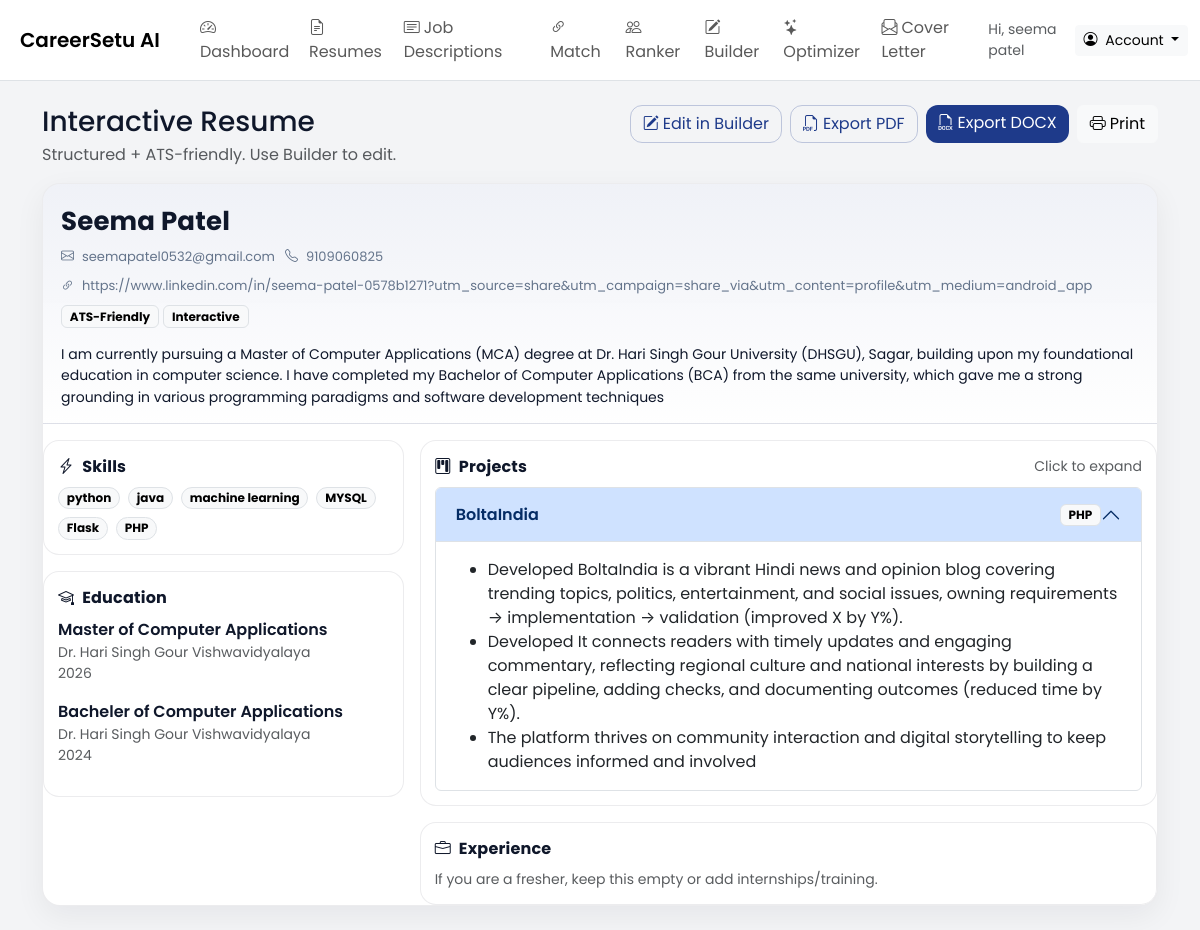
Screenshot of /builder/view (signed in) with the database file from the repository.
### app/models/user.py (models this page shows, shortened)
class User(UserMixin, db.Model):
    __tablename__ = "users"
    id = db.Column(db.Integer, primary_key=True)
    name = db.Column(db.String(120), nullable=False)
    email = db.Column(db.String(150), unique=True, nullable=False, index=True)
    password_hash = db.Column(db.String(255), nullable=False)

### app/routes/builder_routes.py (the view)
@builder_bp.route("/view")
@login_required
def view():
    profile = ResumeProfile.query.filter_by(user_id=current_user.id).first_or_404()
    embed = (request.args.get("embed") or "").strip() == "1"
    tpl = "builder/view_embed.html" if embed else "builder/view.html"
    return render_template(tpl, page_title="Interactive Resume", profile=profile)

### app/templates/builder/view.html
{% extends "base.html" %}
{% block content %}
{% set p = profile.profile_json or {} %}
{% set personal = p.get('personal', {}) %}
{% set skills = p.get('skills', []) %}
{% set edu = p.get('education', []) %}
{% set exp = p.get('experience', []) %}
{% set projects = p.get('projects', []) %}
<div class="d-flex align-items-start justify-content-between mb-3 flex-wrap gap-2">
  <div>
    <h3 class="mb-1">Interactive Resume</h3>
    <div class="text-muted">Structured + ATS-friendly. Use Builder to edit.</div>
  </div>
  <div class="d-flex gap-2 flex-wrap">
    <a class="btn btn-cs-outline" href="{{ url_for('builder.index') }}"><i class="bi bi-pencil-square me-1"></i>Edit in Builder</a>
    <a class="btn btn-cs-outline" href="{{ url_for('builder.export_pdf') }}"><i class="bi bi-filetype-pdf me-1"></i>Export PDF</a>
    <a class="btn btn-cs" href="{{ url_for('builder.export_docx') }}"><i class="bi bi-filetype-docx me-1"></i>Export DOCX</a>
    <button class="btn btn-light" onclick="window.print()"><i class="bi bi-printer me-1"></i>Print</button>
  </div>
</div>
{% include 'builder/_resume_body.html' %}
{% endblock %}

### app/templates/base.html (shortened to what this page needs)
<!doctype html>
<html lang="en">
<head>
  <link href="https://cdn.jsdelivr.net/npm/bootstrap@5.3.3/dist/css/bootstrap.min.css" rel="stylesheet">
  <link href="https://cdn.jsdelivr.net/npm/bootstrap-icons@1.11.3/font/bootstrap-icons.min.css" rel="stylesheet">
  <link rel="stylesheet" href="{{ url_for('static', filename='css/style.css') }}">
  <link rel="stylesheet" href="{{ url_for('static', filename='css/jd.css') }}">
</head>
<body>
<div class="toast-container position-fixed top-0 end-0 p-3" style="z-index: 1080;">
</div>
<nav class="navbar navbar-expand-lg bg-white border-bottom sticky-top">
  <div class="container-fluid">
    <a class="navbar-brand fw-semibold" href="{{ url_for('dashboard') }}">
      CareerSetu AI
    </a>
    <div class="collapse navbar-collapse" id="topNav">
      <ul class="navbar-nav me-auto mb-2 mb-lg-0 ms-lg-3">
        {% if current_user.is_authenticated %}
        <li class="nav-item">
          <a class="nav-link" href="{{ url_for('dashboard') }}"><i class="bi bi-speedometer2 me-1"></i>Dashboard</a>
        </li>
        <li class="nav-item">
          <a class="nav-link" href="{{ url_for('resumes.list_resumes') }}"><i class="bi bi-file-earmark-text me-1"></i>Resumes</a>
        </li>
        <li class="nav-item">
          <a class="nav-link" href="{{ url_for('jds.jd_library') }}"><i class="bi bi-card-text me-1"></i>Job Descriptions</a>
        </li>
        <li class="nav-item">
          <a class="nav-link" href="{{ url_for('match.select') }}"><i class="bi bi-link-45deg me-1"></i>Match</a>
        </li>
        <li class="nav-item">
          <a class="nav-link" href="{{ url_for('ranker.index') }}"><i class="bi bi-people me-1"></i>Ranker</a>
        </li>
        <li class="nav-item">
          <a class="nav-link" href="{{ url_for('builder.index') }}"><i class="bi bi-pencil-square me-1"></i>Builder</a>
        </li>
        <li class="nav-item">
          <a class="nav-link" href="{{ url_for('assistant.optimizer_page') }}"><i class="bi bi-stars me-1"></i>Optimizer</a>
        </li>
        <li class="nav-item">
          <a class="nav-link" href="{{ url_for('assistant.cover_letter_page') }}"><i class="bi bi-envelope-paper me-1"></i>Cover Letter</a>
        </li>
        {% endif %}
      </ul>
      <div class="ms-auto d-flex gap-2 align-items-center">
        {% if current_user.is_authenticated %}
          <span class="text-muted small d-none d-md-inline">Hi, {{ current_user.name }}</span>
          <div class="dropdown">
            <button class="btn btn-light btn-sm dropdown-toggle" data-bs-toggle="dropdown">
              <i class="bi bi-person-circle me-1"></i> Account
            </button>
          </div>
        {% else %}
          <a class="btn btn-outline-primary btn-sm" href="{{ url_for('auth.login') }}">Login</a>
          <a class="btn btn-primary btn-sm" href="{{ url_for('auth.signup') }}">Signup</a>
        {% endif %}
      </div>
    </div>
  </div>
</nav>
<main class="container py-4">
  {% block content %}{% endblock %}
</main>
</body>
</html>

### app/templates/builder/_resume_body.html
<div class="cs-resume-shell">
  <div class="cs-resume-header">
    <div class="d-flex align-items-start justify-content-between flex-wrap gap-2">
      <div>
        <div class="cs-name">{{ personal.get('name') or 'Your Name' }}</div>
        <div class="cs-meta">
          {% if personal.get('email') %}<span><i class="bi bi-envelope"></i> {{ personal.get('email') }}</span>{% endif %}
          {% if personal.get('phone') %}<span><i class="bi bi-telephone"></i> {{ personal.get('phone') }}</span>{% endif %}
          {% if personal.get('links') %}<span><i class="bi bi-link-45deg"></i> {{ personal.get('links') }}</span>{% endif %}
        </div>
      </div>
      <div class="d-none d-md-block">
        <span class="badge text-bg-light border">ATS-Friendly</span>
        <span class="badge text-bg-light border">Interactive</span>
      </div>
    </div>
    {% if p.get('summary') %}
      <div class="cs-summary mt-3">{{ p.get('summary') }}</div>
    {% endif %}
  </div>
  <div class="row g-3 mt-0">
    <div class="col-lg-4">
      <div class="cs-card2">
        <div class="cs-sec-title"><i class="bi bi-lightning-charge me-2"></i>Skills</div>
        {% if skills and skills|length > 0 %}
          <div class="d-flex flex-wrap gap-2 mt-2">
            {% for s in skills %}
              <span class="badge rounded-pill text-bg-light border">{{ s }}</span>
            {% endfor %}
          </div>
        {% else %}
          <div class="text-muted small mt-2">Add skills in Builder.</div>
        {% endif %}
      </div>
      <div class="cs-card2 mt-3">
        <div class="cs-sec-title"><i class="bi bi-mortarboard me-2"></i>Education</div>
        {% if edu and edu|length > 0 %}
          <div class="mt-2">
            {% for e in edu %}
              <div class="mb-3">
                <div class="fw-semibold">{{ e.get('degree') or 'Degree' }}</div>
                <div class="text-muted small">{{ e.get('institution') or '' }}</div>
                {% if e.get('year') %}<div class="text-muted small">{{ e.get('year') }}</div>{% endif %}
              </div>
            {% endfor %}
          </div>
        {% else %}
          <div class="text-muted small mt-2">Add education details in Builder.</div>
        {% endif %}
      </div>
    </div>
    <div class="col-lg-8">
      <div class="cs-card2">
        <div class="d-flex align-items-center justify-content-between">
          <div class="cs-sec-title"><i class="bi bi-kanban me-2"></i>Projects</div>
          <div class="text-muted small">Click to expand</div>
        </div>
        {% if projects and projects|length > 0 %}
          <div class="accordion mt-2" id="projAcc">
            {% for pr in projects %}
              <div class="accordion-item">
                <h2 class="accordion-header" id="h{{ loop.index }}">
                  <button class="accordion-button {% if not loop.first %}collapsed{% endif %}" type="button" data-bs-toggle="collapse" data-bs-target="#c{{ loop.index }}">
                    <div class="w-100 d-flex align-items-center justify-content-between flex-wrap gap-2">
                      <div class="fw-semibold">{{ pr.get('name') or 'Project' }}</div>
                      {% if pr.get('tech') %}<span class="badge text-bg-light border">{{ pr.get('tech') }}</span>{% endif %}
                    </div>
                  </button>
                </h2>
                <div id="c{{ loop.index }}" class="accordion-collapse collapse {% if loop.first %}show{% endif %}" data-bs-parent="#projAcc">
                  <div class="accordion-body">
                    {% set bl = pr.get('bullets') or [] %}
                    {% if bl and bl|length > 0 %}
                      <ul class="mb-0">
                        {% for b in bl %}
                          <li>{{ b }}</li>
                        {% endfor %}
                      </ul>
                    {% else %}
                      <div class="text-muted small">Add bullets in Builder.</div>
                    {% endif %}
                  </div>
                </div>
              </div>
            {% endfor %}
          </div>
        {% else %}
          <div class="text-muted small mt-2">Add projects in Builder.</div>
        {% endif %}
      </div>
      <div class="cs-card2 mt-3">
        <div class="cs-sec-title"><i class="bi bi-briefcase me-2"></i>Experience</div>
        {% if exp and exp|length > 0 %}
          <div class="mt-2">
            {% for x in exp %}
              <div class="mb-3">
                <div class="fw-semibold">{{ x.get('role') or '' }}{% if x.get('company') %} • {{ x.get('company') }}{% endif %}</div>
                {% if x.get('duration') %}<div class="text-muted small">{{ x.get('duration') }}</div>{% endif %}
                {% set bl = x.get('bullets') or [] %}
                {% if bl and bl|length > 0 %}
                  <ul class="mb-0 mt-2">
                    {% for b in bl %}
                      <li>{{ b }}</li>
                    {% endfor %}
                  </ul>
                {% endif %}
              </div>
            {% endfor %}
          </div>
        {% else %}
          <div class="text-muted small mt-2">If you are a fresher, keep this empty or add internships/training.</div>
        {% endif %}
      </div>
    </div>
  </div>
</div>

### app/static/css/style.css (style rules this page uses)
:root { --cs-primary:#1E3A8A; --cs-accent:#14B8A6; --cs-bg:#F3F4F6; --cs-card:#ffffff; --cs-text:#0f172a; --cs-muted:#64748b; }
body { font-family:"Poppins", system-ui, -apple-system, Segoe UI, Roboto, Arial, sans-serif; background: var(--cs-bg); color: var(--cs-text); }
.btn-cs { background: var(--cs-primary); color:#fff; border-radius:12px; border:0; }
.btn-cs-outline { background: transparent; color: var(--cs-primary); border-radius: 12px; border: 1px solid rgba(30,58,138,.25); }
.cs-resume-shell { background: #fff; border-radius: 18px; border: 1px solid rgba(15,23,42,.08); box-shadow: 0 10px 30px rgba(15,23,42,.06); overflow: hidden; }
.cs-resume-header { padding: 18px 18px 14px 18px; border-bottom: 1px solid rgba(15,23,42,.08); background: linear-gradient(180deg, rgba(30,58,138,.07), rgba(255,255,255,1)); }
.cs-name { font-size: 26px; font-weight: 700; letter-spacing: .2px; }
.cs-meta { display: flex; flex-wrap: wrap; gap: 10px; margin-top: 6px; color: var(--cs-muted); font-size: 13px; }
.cs-meta span { display: inline-flex; gap: 8px; align-items: center; }
.cs-summary { color: #0f172a; font-size: 14px; line-height: 1.55; }
.cs-card2 { background: #fff; border-radius: 16px; border: 1px solid rgba(15,23,42,.08); padding: 14px; }
.cs-sec-title { font-weight: 700; letter-spacing: .2px; }

### rows the page displays
User: name "seema patel", name "Seema Patel", get "seemapatel0532@gmail.com"

### other values shown
{{ personal.get('phone') }} "9109060825"
{{ personal.get('links') }} "https://www.linkedin.com/in/seema-patel-0578b1271?utm_source=share&utm_campaign=share_via&utm_content=profile&utm_medium=android_app"
{{ s }} "python" "java" "machine learning" "MYSQL" "Flask" "PHP"
{{ e.get('degree') or 'Degree' }} "Master of Computer Applications" "Bacheler of Computer Applications"
{{ e.get('institution') or '' }} "Dr. Hari Singh Gour Vishwavidyalaya" "Dr. Hari Singh Gour Vishwavidyalaya"
{{ e.get('year') }} "2026" "2024"
{{ pr.get('name') or 'Project' }} "BoltaIndia"
{{ pr.get('tech') }} "PHP"
{{ b }} "The platform thrives on community interaction and digital storytelling to keep audiences informed and involved"
